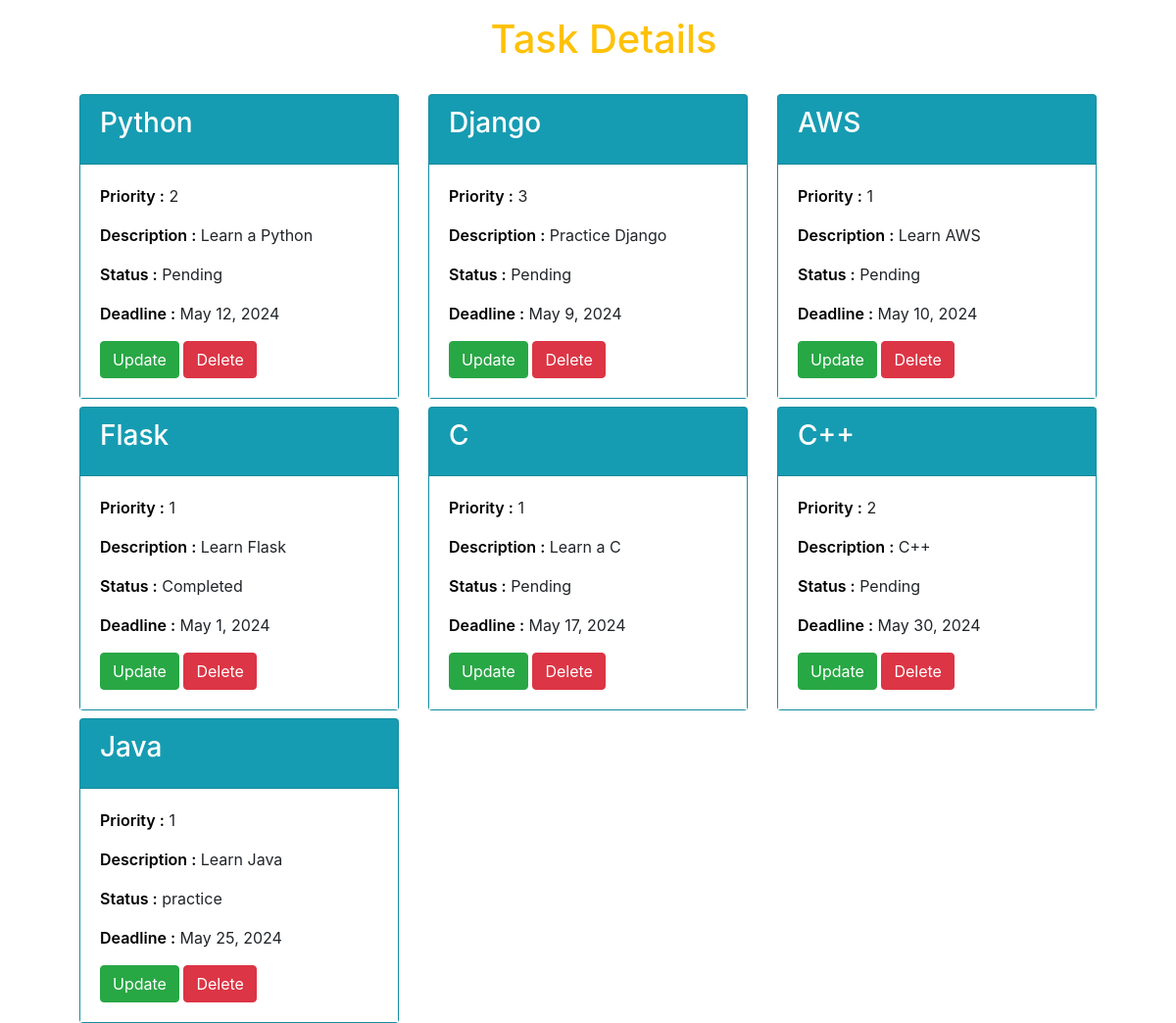
Before: / with the older database file.
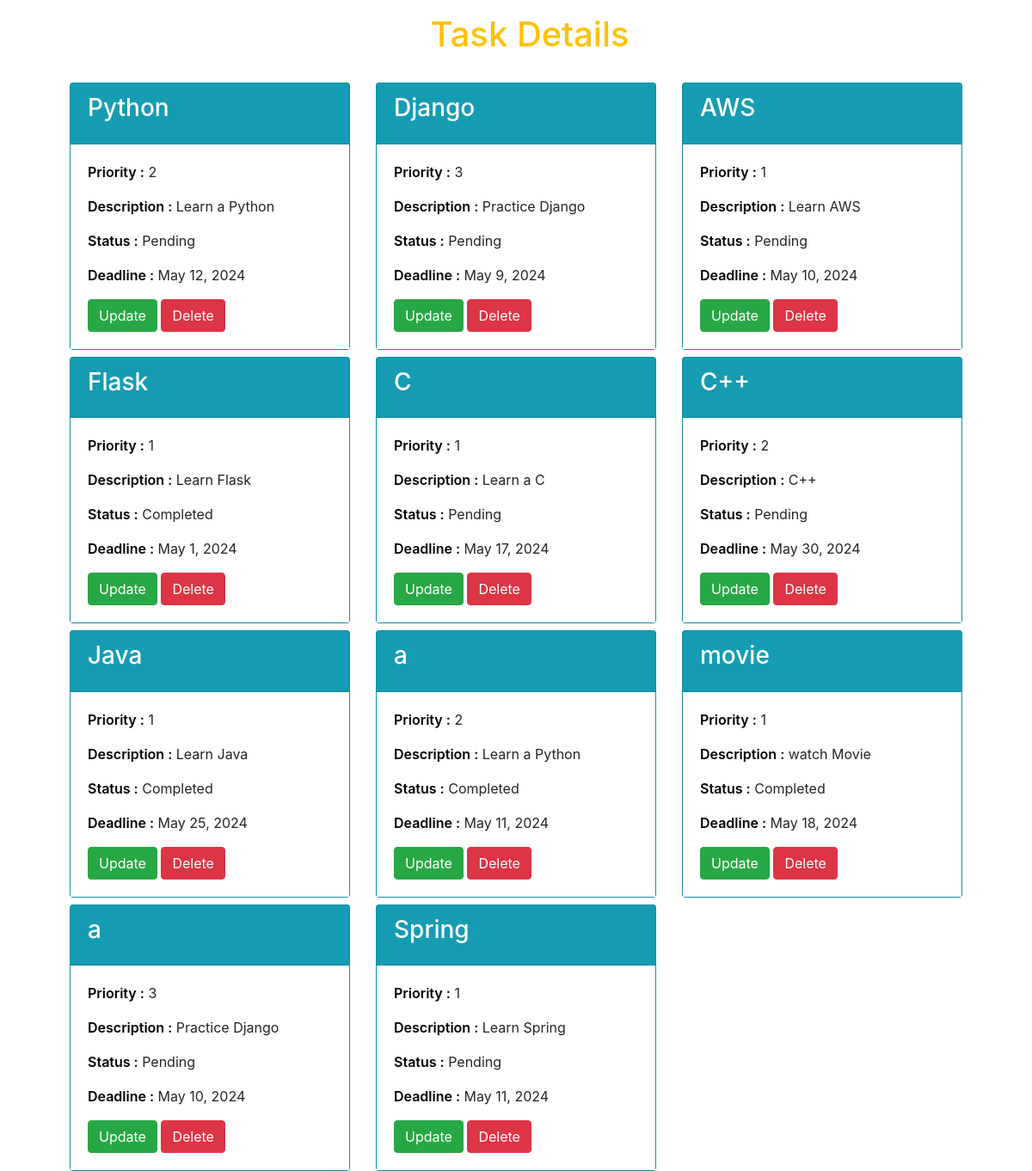
After: the same page with the newer database file.
### myapp/models.py (models this page shows, shortened)
class Task(models.Model):
    id = models.AutoField(primary_key=True)
    name = models.CharField(max_length = 100)
    priority = models.IntegerField()
    description = models.CharField(max_length=300, default="")
    status = models.CharField(max_length=100, default="pending")
    date = models.DateField(default=get_current_date)

### myapp/views.py (the view)
# urls.py: 2. Add a URL to urlpatterns:  path('', views.home, name='home')
def home (request):
    task_list = Task.objects.all()
    return render(request, 'myapp/home.html', {'task_list': task_list})

### myapp/templates/myapp/home.html
{% extends "myapp/base.html" %}
{% block body%}
    <div class="container" style="width: 89vw;">
        <div class="row">
            <div class="col-sm-12 m-3">
                <h1 class="text-center text-warning">Task Details</h1>
            </div>
            {% for task in task_list %}
            <div class="col-sm-6 col-md-4 mt-2">
                <div class="card bg-info">
                    <div class="card-header text-white">
                        <h3 class="card-title">{{task.name}}</h3>
                    </div>
                    <div class="card-body bg-white">
                      <p class="card-text"><span style="color: black; font-weight: 600;">Priority :</span> {{task.priority}}</p>
                      <p class="card-text"><span style="color: black; font-weight: 600;">Description :</span> {{task.description}}</p>
                      <p class="card-text"><span style="color: black; font-weight: 600;">Status :</span> {{task.status}}</p>
                      <p class="card-text"><span style="color: black; font-weight: 600;">Deadline :</span> {{task.date}}</p>
                      <a href="#" class="btn btn-success">Update</a>
                      <a href="{% url 'delete' id=task.id %}" class="btn btn-danger">Delete</a>
                    </div>
                </div>
            </div>
            {% endfor %}
        </div>
    </div>
{% endblock%}

### myapp/templates/myapp/base.html (shortened to what this page needs)
<!DOCTYPE html>
<html lang="en">
  <head>
      <link rel="stylesheet" href="https://cdn.jsdelivr.net/npm/bootstrap@4.0.0/dist/css/bootstrap.min.css">
      <link rel="stylesheet" href="../../static/css/add.css">
  </head>
  <body>
    {% block body %}
    {% endblock %}
  </body>
</html>

### myapp/static/css/add.css (style rules this page uses)
* { box-sizing: border-box; }

Changed rows visible on the page:
changed Task "Java": status "practice" → "Completed"
added Task: name "a", priority "2", description "Learn a Python", status "Completed", date "May 11, 2024"
added Task: name "movie", priority "1", description "watch Movie", status "Completed", date "May 18, 2024"
added Task: name "a", priority "3", description "Practice Django", status "Pending", date "May 10, 2024"
added Task: name "Spring", priority "1", description "Learn Spring", status "Pending", date "May 11, 2024"
